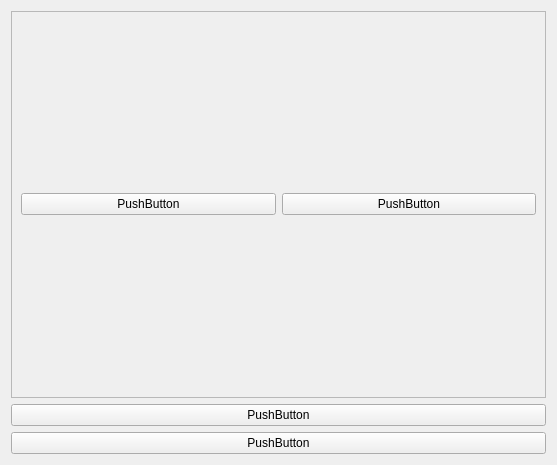
<?xml version="1.0" encoding="UTF-8"?>
<ui version="4.0">
 <class>Form</class>
 <widget class="QWidget" name="Form">
  <property name="geometry">
   <rect>
    <x>0</x>
    <y>0</y>
    <width>557</width>
    <height>465</height>
   </rect>
  </property>
  <property name="windowTitle">
   <string>Form</string>
  </property>
  <layout class="QVBoxLayout" name="verticalLayout">
   <item>
    <widget class="QFrame" name="frame">
     <property name="frameShape">
      <enum>QFrame::StyledPanel</enum>
     </property>
     <property name="frameShadow">
      <enum>QFrame::Raised</enum>
     </property>
     <layout class="QHBoxLayout" name="horizontalLayout">
      <item>
       <widget class="QPushButton" name="pushButton">
        <property name="text">
         <string>PushButton</string>
        </property>
       </widget>
      </item>
      <item>
       <widget class="QPushButton" name="pushButton_3">
        <property name="text">
         <string>PushButton</string>
        </property>
       </widget>
      </item>
     </layout>
    </widget>
   </item>
   <item>
    <widget class="QPushButton" name="pushButton_4">
     <property name="text">
      <string>PushButton</string>
     </property>
    </widget>
   </item>
   <item>
    <widget class="QPushButton" name="pushButton_2">
     <property name="text">
      <string>PushButton</string>
     </property>
    </widget>
   </item>
  </layout>
 </widget>
 <resources/>
 <connections/>
</ui>
